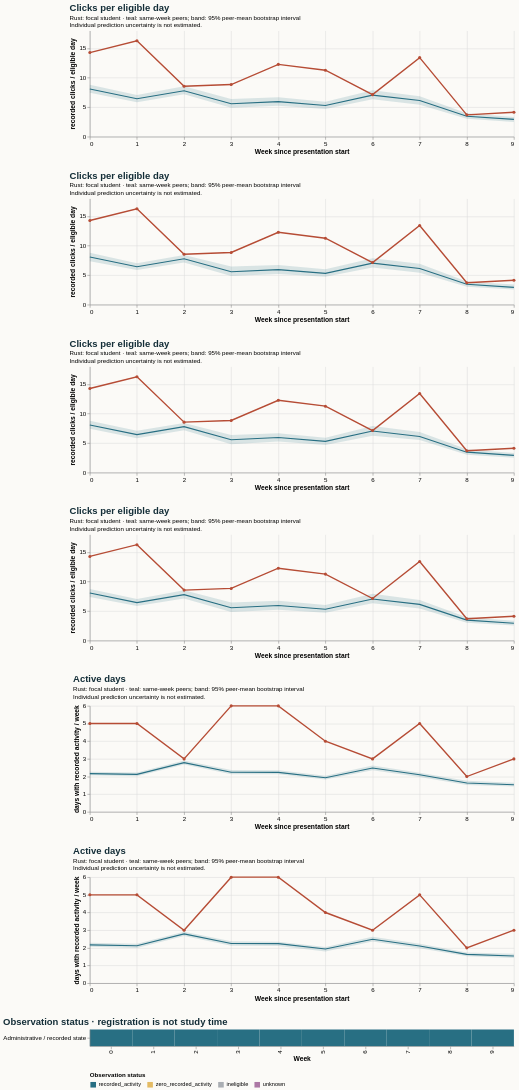

Here is the Vega-Lite specification saved for this chart:
### Vega-Lite specification from a JSON file in a GitHub repository (floating-point values rounded to 4 significant figures)
{"$schema": "https://vega.github.io/schema/vega-lite/v5.20.1.json", "config": {"axis": {"labelFontSize": 11, "titleFontSize": 12}, "background": "#fbfaf7", "font": "sans-serif", "title": {"anchor": "start", "color": "#142e38", "fontSize": 17, "subtitleFontSize": 11}, "view": {"continuousHeight": 300, "continuousWidth": 300, "stroke": null}}, "datasets": {"data-13d65f5544bf1d2fee87d9dfb13396ea": [{"end_day": 6, "focal_value": 14.29, "peer_ci_high": 8.806, "peer_ci_low": 7.436, "peer_mean": 8.09, "peer_observations": 1167, "peer_people": 1167, "reference": "early_stage", "unit": "recorded clicks / eligible day", "week": 0}, {"end_day": 13, "focal_value": 16.29, "peer_ci_high": 7.13, "peer_ci_low": 5.848, "peer_mean": 6.449, "peer_observations": 1159, "peer_people": 1159, "reference": "early_stage", "unit": "recorded clicks / eligible day", "week": 1}, {"end_day": 20, "focal_value": 8.571, "peer_ci_high": 8.412, "peer_ci_low": 7.202, "peer_mean": 7.8, "peer_observations": 1140, "peer_people": 1140, "reference": "early_stage", "unit": "recorded clicks / eligible day", "week": 2}, {"end_day": 27, "focal_value": 8.857, "peer_ci_high": 6.398, "peer_ci_low": 4.801, "peer_mean": 5.586, "peer_observations": 1132, "peer_people": 1132, "reference": "early_stage", "unit": "recorded clicks / eligible day", "week": 3}, {"end_day": 34, "focal_value": 12.29, "peer_ci_high": 6.688, "peer_ci_low": 5.265, "peer_mean": 5.952, "peer_observations": 1093, "peer_people": 1093, "reference": "early_stage", "unit": "recorded clicks / eligible day", "week": 4}, {"end_day": 41, "focal_value": 11.29, "peer_ci_high": 5.936, "peer_ci_low": 4.71, "peer_mean": 5.31, "peer_observations": 1086, "peer_people": 1086, "reference": "early_stage", "unit": "recorded clicks / eligible day", "week": 5}, {"end_day": 48, "focal_value": 7.143, "peer_ci_high": 7.92, "peer_ci_low": 6.275, "peer_mean": 7.057, "peer_observations": 1075, "peer_people": 1075, "reference": "early_stage", "unit": "recorded clicks / eligible day", "week": 6}, {"end_day": 55, "focal_value": 13.43, "peer_ci_high": 6.902, "peer_ci_low": 5.522, "peer_mean": 6.139, "peer_observations": 1059, "peer_people": 1059, "reference": "early_stage", "unit": "recorded clicks / eligible day", "week": 7}, {"end_day": 62, "focal_value": 3.714, "peer_ci_high": 3.988, "peer_ci_low": 3.037, "peer_mean": 3.471, "peer_observations": 1049, "peer_people": 1049, "reference": "early_stage", "unit": "recorded clicks / eligible day", "week": 8}, {"end_day": 69, "focal_value": 4.143, "peer_ci_high": 3.338, "peer_ci_low": 2.534, "peer_mean": 2.935, "peer_observations": 1032, "peer_people": 1032, "reference": "early_stage", "unit": "recorded clicks / eligible day", "week": 9}], "data-382f03a14b7aa27d317f864f137d63c4": [{"eligible_days": 7.0, "end_day": 6, "logging_completeness": "unknown", "observation_status": "recorded_activity", "row": "Administrative / recorded state", "score_status": "withheld_release_time_unknown", "start_day": 0, "value": 14.29, "week": 0}, {"eligible_days": 7.0, "end_day": 13, "logging_completeness": "unknown", "observation_status": "recorded_activity", "row": "Administrative / recorded state", "score_status": "withheld_release_time_unknown", "start_day": 7, "value": 16.29, "week": 1}, {"eligible_days": 7.0, "end_day": 20, "logging_completeness": "unknown", "observation_status": "recorded_activity", "row": "Administrative / recorded state", "score_status": "withheld_release_time_unknown", "start_day": 14, "value": 8.571, "week": 2}, {"eligible_days": 7.0, "end_day": 27, "logging_completeness": "unknown", "observation_status": "recorded_activity", "row": "Administrative / recorded state", "score_status": "withheld_release_time_unknown", "start_day": 21, "value": 8.857, "week": 3}, {"eligible_days": 7.0, "end_day": 34, "logging_completeness": "unknown", "observation_status": "recorded_activity", "row": "Administrative / recorded state", "score_status": "withheld_release_time_unknown", "start_day": 28, "value": 12.29, "week": 4}, {"eligible_days": 7.0, "end_day": 41, "logging_completeness": "unknown", "observation_status": "recorded_activity", "row": "Administrative / recorded state", "score_status": "withheld_release_time_unknown", "start_day": 35, "value": 11.29, "week": 5}, {"eligible_days": 7.0, "end_day": 48, "logging_completeness": "unknown", "observation_status": "recorded_activity", "row": "Administrative / recorded state", "score_status": "withheld_release_time_unknown", "start_day": 42, "value": 7.143, "week": 6}, {"eligible_days": 7.0, "end_day": 55, "logging_completeness": "unknown", "observation_status": "recorded_activity", "row": "Administrative / recorded state", "score_status": "withheld_release_time_unknown", "start_day": 49, "value": 13.43, "week": 7}, {"eligible_days": 7.0, "end_day": 62, "logging_completeness": "unknown", "observation_status": "recorded_activity", "row": "Administrative / recorded state", "score_status": "withheld_release_time_unknown", "start_day": 56, "value": 3.714, "week": 8}, {"eligible_days": 7.0, "end_day": 69, "logging_completeness": "unknown", "observation_status": "recorded_activity", "row": "Administrative / recorded state", "score_status": "withheld_release_time_unknown", "start_day": 63, "value": 4.143, "week": 9}], "data-4da247fdde78c35623faa2536c05aeee": [{"end_day": 6, "focal_value": 5.0, "peer_ci_high": 2.286, "peer_ci_low": 2.061, "peer_mean": 2.168, "peer_observations": 1167, "peer_people": 1167, "reference": "course", "unit": "days with recorded activity / week", "week": 0}, {"end_day": 13, "focal_value": 5.0, "peer_ci_high": 2.238, "peer_ci_low": 1.998, "peer_mean": 2.123, "peer_observations": 1159, "peer_people": 1159, "reference": "course", "unit": "days with recorded activity / week", "week": 1}, {"end_day": 20, "focal_value": 3.0, "peer_ci_high": 2.917, "peer_ci_low": 2.676, "peer_mean": 2.789, "peer_observations": 1140, "peer_people": 1140, "reference": "course", "unit": "days with recorded activity / week", "week": 2}, {"end_day": 27, "focal_value": 6.0, "peer_ci_high": 2.379, "peer_ci_low": 2.116, "peer_mean": 2.246, "peer_observations": 1132, "peer_people": 1132, "reference": "course", "unit": "days with recorded activity / week", "week": 3}, {"end_day": 34, "focal_value": 6.0, "peer_ci_high": 2.349, "peer_ci_low": 2.107, "peer_mean": 2.237, "peer_observations": 1093, "peer_people": 1093, "reference": "course", "unit": "days with recorded activity / week", "week": 4}, {"end_day": 41, "focal_value": 4.0, "peer_ci_high": 2.052, "peer_ci_low": 1.801, "peer_mean": 1.936, "peer_observations": 1086, "peer_people": 1086, "reference": "course", "unit": "days with recorded activity / week", "week": 5}, {"end_day": 48, "focal_value": 3.0, "peer_ci_high": 2.623, "peer_ci_low": 2.366, "peer_mean": 2.486, "peer_observations": 1075, "peer_people": 1075, "reference": "course", "unit": "days with recorded activity / week", "week": 6}, {"end_day": 55, "focal_value": 5.0, "peer_ci_high": 2.231, "peer_ci_low": 1.975, "peer_mean": 2.104, "peer_observations": 1059, "peer_people": 1059, "reference": "course", "unit": "days with recorded activity / week", "week": 7}, {"end_day": 62, "focal_value": 2.0, "peer_ci_high": 1.738, "peer_ci_low": 1.519, "peer_mean": 1.634, "peer_observations": 1049, "peer_people": 1049, "reference": "course", "unit": "days with recorded activity / week", "week": 8}, {"end_day": 69, "focal_value": 3.0, "peer_ci_high": 1.662, "peer_ci_low": 1.428, "peer_mean": 1.54, "peer_observations": 1032, "peer_people": 1032, "reference": "course", "unit": "days with recorded activity / week", "week": 9}], "data-569241109099a733b69a9587450f429e": [{"end_day": 6, "focal_value": 14.29, "peer_ci_high": 8.801, "peer_ci_low": 7.454, "peer_mean": 8.09, "peer_observations": 1167, "peer_people": 1167, "reference": "course", "unit": "recorded clicks / eligible day", "week": 0}, {"end_day": 13, "focal_value": 16.29, "peer_ci_high": 7.079, "peer_ci_low": 5.849, "peer_mean": 6.449, "peer_observations": 1159, "peer_people": 1159, "reference": "course", "unit": "recorded clicks / eligible day", "week": 1}, {"end_day": 20, "focal_value": 8.571, "peer_ci_high": 8.555, "peer_ci_low": 7.193, "peer_mean": 7.8, "peer_observations": 1140, "peer_people": 1140, "reference": "course", "unit": "recorded clicks / eligible day", "week": 2}, {"end_day": 27, "focal_value": 8.857, "peer_ci_high": 6.404, "peer_ci_low": 4.925, "peer_mean": 5.586, "peer_observations": 1132, "peer_people": 1132, "reference": "course", "unit": "recorded clicks / eligible day", "week": 3}, {"end_day": 34, "focal_value": 12.29, "peer_ci_high": 6.708, "peer_ci_low": 5.275, "peer_mean": 5.952, "peer_observations": 1093, "peer_people": 1093, "reference": "course", "unit": "recorded clicks / eligible day", "week": 4}, {"end_day": 41, "focal_value": 11.29, "peer_ci_high": 5.928, "peer_ci_low": 4.696, "peer_mean": 5.31, "peer_observations": 1086, "peer_people": 1086, "reference": "course", "unit": "recorded clicks / eligible day", "week": 5}, {"end_day": 48, "focal_value": 7.143, "peer_ci_high": 7.893, "peer_ci_low": 6.363, "peer_mean": 7.057, "peer_observations": 1075, "peer_people": 1075, "reference": "course", "unit": "recorded clicks / eligible day", "week": 6}, {"end_day": 55, "focal_value": 13.43, "peer_ci_high": 6.865, "peer_ci_low": 5.423, "peer_mean": 6.139, "peer_observations": 1059, "peer_people": 1059, "reference": "course", "unit": "recorded clicks / eligible day", "week": 7}, {"end_day": 62, "focal_value": 3.714, "peer_ci_high": 3.986, "peer_ci_low": 3.035, "peer_mean": 3.471, "peer_observations": 1049, "peer_people": 1049, "reference": "course", "unit": "recorded clicks / eligible day", "week": 8}, {"end_day": 69, "focal_value": 4.143, "peer_ci_high": 3.362, "peer_ci_low": 2.501, "peer_mean": 2.935, "peer_observations": 1032, "peer_people": 1032, "reference": "course", "unit": "recorded clicks / eligible day", "week": 9}], "data-a6a0f4b70ffad781f44b88fe3320a318": [{"end_day": 6, "focal_value": 5.0, "peer_ci_high": 2.269, "peer_ci_low": 2.071, "peer_mean": 2.168, "peer_observations": 1167, "peer_people": 1167, "reference": "course", "unit": "days with recorded activity / week", "week": 0}, {"end_day": 13, "focal_value": 5.0, "peer_ci_high": 2.226, "peer_ci_low": 2.021, "peer_mean": 2.123, "peer_observations": 1159, "peer_people": 1159, "reference": "course", "unit": "days with recorded activity / week", "week": 1}, {"end_day": 20, "focal_value": 3.0, "peer_ci_high": 2.904, "peer_ci_low": 2.676, "peer_mean": 2.789, "peer_observations": 1140, "peer_people": 1140, "reference": "course", "unit": "days with recorded activity / week", "week": 2}, {"end_day": 27, "focal_value": 6.0, "peer_ci_high": 2.377, "peer_ci_low": 2.129, "peer_mean": 2.246, "peer_observations": 1132, "peer_people": 1132, "reference": "course", "unit": "days with recorded activity / week", "week": 3}, {"end_day": 34, "focal_value": 6.0, "peer_ci_high": 2.359, "peer_ci_low": 2.128, "peer_mean": 2.237, "peer_observations": 1093, "peer_people": 1093, "reference": "course", "unit": "days with recorded activity / week", "week": 4}, {"end_day": 41, "focal_value": 4.0, "peer_ci_high": 2.048, "peer_ci_low": 1.831, "peer_mean": 1.936, "peer_observations": 1086, "peer_people": 1086, "reference": "course", "unit": "days with recorded activity / week", "week": 5}, {"end_day": 48, "focal_value": 3.0, "peer_ci_high": 2.622, "peer_ci_low": 2.361, "peer_mean": 2.486, "peer_observations": 1075, "peer_people": 1075, "reference": "course", "unit": "days with recorded activity / week", "week": 6}, {"end_day": 55, "focal_value": 5.0, "peer_ci_high": 2.215, "peer_ci_low": 1.97, "peer_mean": 2.104, "peer_observations": 1059, "peer_people": 1059, "reference": "course", "unit": "days with recorded activity / week", "week": 7}, {"end_day": 62, "focal_value": 2.0, "peer_ci_high": 1.766, "peer_ci_low": 1.519, "peer_mean": 1.634, "peer_observations": 1049, "peer_people": 1049, "reference": "course", "unit": "days with recorded activity / week", "week": 8}, {"end_day": 69, "focal_value": 3.0, "peer_ci_high": 1.648, "peer_ci_low": 1.439, "peer_mean": 1.54, "peer_observations": 1032, "peer_people": 1032, "reference": "course", "unit": "days with recorded activity / week", "week": 9}], "data-c0c464b36f59e1d13e814ef80895f92f": [{"end_day": 6, "focal_value": 14.29, "peer_ci_high": 8.808, "peer_ci_low": 7.353, "peer_mean": 8.09, "peer_observations": 1167, "peer_people": 1167, "reference": "course", "unit": "recorded clicks / eligible day", "week": 0}, {"end_day": 13, "focal_value": 16.29, "peer_ci_high": 7.047, "peer_ci_low": 5.884, "peer_mean": 6.449, "peer_observations": 1159, "peer_people": 1159, "reference": "course", "unit": "recorded clicks / eligible day", "week": 1}, {"end_day": 20, "focal_value": 8.571, "peer_ci_high": 8.444, "peer_ci_low": 7.147, "peer_mean": 7.8, "peer_observations": 1140, "peer_people": 1140, "reference": "course", "unit": "recorded clicks / eligible day", "week": 2}, {"end_day": 27, "focal_value": 8.857, "peer_ci_high": 6.462, "peer_ci_low": 4.85, "peer_mean": 5.586, "peer_observations": 1132, "peer_people": 1132, "reference": "course", "unit": "recorded clicks / eligible day", "week": 3}, {"end_day": 34, "focal_value": 12.29, "peer_ci_high": 6.756, "peer_ci_low": 5.221, "peer_mean": 5.952, "peer_observations": 1093, "peer_people": 1093, "reference": "course", "unit": "recorded clicks / eligible day", "week": 4}, {"end_day": 41, "focal_value": 11.29, "peer_ci_high": 6.017, "peer_ci_low": 4.724, "peer_mean": 5.31, "peer_observations": 1086, "peer_people": 1086, "reference": "course", "unit": "recorded clicks / eligible day", "week": 5}, {"end_day": 48, "focal_value": 7.143, "peer_ci_high": 7.864, "peer_ci_low": 6.324, "peer_mean": 7.057, "peer_observations": 1075, "peer_people": 1075, "reference": "course", "unit": "recorded clicks / eligible day", "week": 6}, {"end_day": 55, "focal_value": 13.43, "peer_ci_high": 6.932, "peer_ci_low": 5.399, "peer_mean": 6.139, "peer_observations": 1059, "peer_people": 1059, "reference": "course", "unit": "recorded clicks / eligible day", "week": 7}, {"end_day": 62, "focal_value": 3.714, "peer_ci_high": 3.949, "peer_ci_low": 3.034, "peer_mean": 3.471, "peer_observations": 1049, "peer_people": 1049, "reference": "course", "unit": "recorded clicks / eligible day", "week": 8}, {"end_day": 69, "focal_value": 4.143, "peer_ci_high": 3.422, "peer_ci_low": 2.568, "peer_mean": 2.935, "peer_observations": 1032, "peer_people": 1032, "reference": "course", "unit": "recorded clicks / eligible day", "week": 9}], "data-c69af45ded6057f424854f2ba9c50d60": [{"end_day": 6, "focal_value": 14.29, "peer_ci_high": 8.759, "peer_ci_low": 7.387, "peer_mean": 8.09, "peer_observations": 1167, "peer_people": 1167, "reference": "early_stage", "unit": "recorded clicks / eligible day", "week": 0}, {"end_day": 13, "focal_value": 16.29, "peer_ci_high": 7.068, "peer_ci_low": 5.856, "peer_mean": 6.449, "peer_observations": 1159, "peer_people": 1159, "reference": "early_stage", "unit": "recorded clicks / eligible day", "week": 1}, {"end_day": 20, "focal_value": 8.571, "peer_ci_high": 8.545, "peer_ci_low": 7.137, "peer_mean": 7.8, "peer_observations": 1140, "peer_people": 1140, "reference": "early_stage", "unit": "recorded clicks / eligible day", "week": 2}, {"end_day": 27, "focal_value": 8.857, "peer_ci_high": 6.461, "peer_ci_low": 4.866, "peer_mean": 5.586, "peer_observations": 1132, "peer_people": 1132, "reference": "early_stage", "unit": "recorded clicks / eligible day", "week": 3}, {"end_day": 34, "focal_value": 12.29, "peer_ci_high": 6.774, "peer_ci_low": 5.249, "peer_mean": 5.952, "peer_observations": 1093, "peer_people": 1093, "reference": "early_stage", "unit": "recorded clicks / eligible day", "week": 4}, {"end_day": 41, "focal_value": 11.29, "peer_ci_high": 6.024, "peer_ci_low": 4.705, "peer_mean": 5.31, "peer_observations": 1086, "peer_people": 1086, "reference": "early_stage", "unit": "recorded clicks / eligible day", "week": 5}, {"end_day": 48, "focal_value": 7.143, "peer_ci_high": 7.933, "peer_ci_low": 6.328, "peer_mean": 7.057, "peer_observations": 1075, "peer_people": 1075, "reference": "early_stage", "unit": "recorded clicks / eligible day", "week": 6}, {"end_day": 55, "focal_value": 13.43, "peer_ci_high": 6.878, "peer_ci_low": 5.448, "peer_mean": 6.139, "peer_observations": 1059, "peer_people": 1059, "reference": "early_stage", "unit": "recorded clicks / eligible day", "week": 7}, {"end_day": 62, "focal_value": 3.714, "peer_ci_high": 3.98, "peer_ci_low": 3.019, "peer_mean": 3.471, "peer_observations": 1049, "peer_people": 1049, "reference": "early_stage", "unit": "recorded clicks / eligible day", "week": 8}, {"end_day": 69, "focal_value": 4.143, "peer_ci_high": 3.387, "peer_ci_low": 2.564, "peer_mean": 2.935, "peer_observations": 1032, "peer_people": 1032, "reference": "early_stage", "unit": "recorded clicks / eligible day", "week": 9}]}, "resolve": {"scale": {"color": "independent"}}, "spacing": 28, "vconcat": [{"data": {"name": "data-569241109099a733b69a9587450f429e"}, "height": 190, "layer": [{"encoding": {"x": {"axis": {"tickMinStep": 1}, "field": "week", "title": "Week since presentation start", "type": "quantitative"}, "y": {"field": "peer_ci_low", "scale": {"zero": true}, "title": "recorded clicks / eligible day", "type": "quantitative"}, "y2": {"field": "peer_ci_high"}}, "mark": {"color": "#286f83", "opacity": 0.16, "type": "area"}}, {"encoding": {"tooltip": [{"field": "week", "type": "quantitative"}, {"field": "peer_mean", "type": "quantitative"}, {"field": "peer_people", "type": "quantitative"}, {"field": "peer_observations", "type": "quantitative"}], "x": {"field": "week", "type": "quantitative"}, "y": {"field": "peer_mean", "type": "quantitative"}}, "mark": {"color": "#286f83", "strokeWidth": 2, "type": "line"}}, {"encoding": {"tooltip": [{"field": "week", "type": "quantitative"}, {"field": "focal_value", "type": "quantitative"}], "x": {"field": "week", "type": "quantitative"}, "y": {"field": "focal_value", "type": "quantitative"}}, "mark": {"color": "#b64c35", "point": {"color": "#b64c35"}, "strokeWidth": 2.5, "type": "line"}}], "title": {"subtitle": ["Rust: focal student · teal: same-week peers; band: 95% peer-mean bootstrap interval", "Individual prediction uncertainty is not estimated."], "text": "Clicks per eligible day"}, "width": 760}, {"data": {"name": "data-c0c464b36f59e1d13e814ef80895f92f"}, "height": 190, "layer": [{"encoding": {"x": {"axis": {"tickMinStep": 1}, "field": "week", "title": "Week since presentation start", "type": "quantitative"}, "y": {"field": "peer_ci_low", "scale": {"zero": true}, "title": "recorded clicks / eligible day", "type": "quantitative"}, "y2": {"field": "peer_ci_high"}}, "mark": {"color": "#286f83", "opacity": 0.16, "type": "area"}}, {"encoding": {"tooltip": [{"field": "week", "type": "quantitative"}, {"field": "peer_mean", "type": "quantitative"}, {"field": "peer_people", "type": "quantitative"}, {"field": "peer_observations", "type": "quantitative"}], "x": {"field": "week", "type": "quantitative"}, "y": {"field": "peer_mean", "type": "quantitative"}}, "mark": {"color": "#286f83", "strokeWidth": 2, "type": "line"}}, {"encoding": {"tooltip": [{"field": "week", "type": "quantitative"}, {"field": "focal_value", "type": "quantitative"}], "x": {"field": "week", "type": "quantitative"}, "y": {"field": "focal_value", "type": "quantitative"}}, "mark": {"color": "#b64c35", "point": {"color": "#b64c35"}, "strokeWidth": 2.5, "type": "line"}}], "title": {"subtitle": ["Rust: focal student · teal: same-week peers; band: 95% peer-mean bootstrap interval", "Individual prediction uncertainty is not estimated."], "text": "Clicks per eligible day"}, "width": 760}, {"data": {"name": "data-13d65f5544bf1d2fee87d9dfb13396ea"}, "height": 190, "layer": [{"encoding": {"x": {"axis": {"tickMinStep": 1}, "field": "week", "title": "Week since presentation start", "type": "quantitative"}, "y": {"field": "peer_ci_low", "scale": {"zero": true}, "title": "recorded clicks / eligible day", "type": "quantitative"}, "y2": {"field": "peer_ci_high"}}, "mark": {"color": "#286f83", "opacity": 0.16, "type": "area"}}, {"encoding": {"tooltip": [{"field": "week", "type": "quantitative"}, {"field": "peer_mean", "type": "quantitative"}, {"field": "peer_people", "type": "quantitative"}, {"field": "peer_observations", "type": "quantitative"}], "x": {"field": "week", "type": "quantitative"}, "y": {"field": "peer_mean", "type": "quantitative"}}, "mark": {"color": "#286f83", "strokeWidth": 2, "type": "line"}}, {"encoding": {"tooltip": [{"field": "week", "type": "quantitative"}, {"field": "focal_value", "type": "quantitative"}], "x": {"field": "week", "type": "quantitative"}, "y": {"field": "focal_value", "type": "quantitative"}}, "mark": {"color": "#b64c35", "point": {"color": "#b64c35"}, "strokeWidth": 2.5, "type": "line"}}], "title": {"subtitle": ["Rust: focal student · teal: same-week peers; band: 95% peer-mean bootstrap interval", "Individual prediction uncertainty is not estimated."], "text": "Clicks per eligible day"}, "width": 760}, {"data": {"name": "data-c69af45ded6057f424854f2ba9c50d60"}, "height": 190, "layer": [{"encoding": {"x": {"axis": {"tickMinStep": 1}, "field": "week", "title": "Week since presentation start", "type": "quantitative"}, "y": {"field": "peer_ci_low", "scale": {"zero": true}, "title": "recorded clicks / eligible day", "type": "quantitative"}, "y2": {"field": "peer_ci_high"}}, "mark": {"color": "#286f83", "opacity": 0.16, "type": "area"}}, {"encoding": {"tooltip": [{"field": "week", "type": "quantitative"}, {"field": "peer_mean", "type": "quantitative"}, {"field": "peer_people", "type": "quantitative"}, {"field": "peer_observations", "type": "quantitative"}], "x": {"field": "week", "type": "quantitative"}, "y": {"field": "peer_mean", "type": "quantitative"}}, "mark": {"color": "#286f83", "strokeWidth": 2, "type": "line"}}, {"encoding": {"tooltip": [{"field": "week", "type": "quantitative"}, {"field": "focal_value", "type": "quantitative"}], "x": {"field": "week", "type": "quantitative"}, "y": {"field": "focal_value", "type": "quantitative"}}, "mark": {"color": "#b64c35", "point": {"color": "#b64c35"}, "strokeWidth": 2.5, "type": "line"}}], "title": {"subtitle": ["Rust: focal student · teal: same-week peers; band: 95% peer-mean bootstrap interval", "Individual prediction uncertainty is not estimated."], "text": "Clicks per eligible day"}, "width": 760}, {"data": {"name": "data-a6a0f4b70ffad781f44b88fe3320a318"}, "height": 190, "layer": [{"encoding": {"x": {"axis": {"tickMinStep": 1}, "field": "week", "title": "Week since presentation start", "type": "quantitative"}, "y": {"field": "peer_ci_low", "scale": {"zero": true}, "title": "days with recorded activity / week", "type": "quantitative"}, "y2": {"field": "peer_ci_high"}}, "mark": {"color": "#286f83", "opacity": 0.16, "type": "area"}}, {"encoding": {"tooltip": [{"field": "week", "type": "quantitative"}, {"field": "peer_mean", "type": "quantitative"}, {"field": "peer_people", "type": "quantitative"}, {"field": "peer_observations", "type": "quantitative"}], "x": {"field": "week", "type": "quantitative"}, "y": {"field": "peer_mean", "type": "quantitative"}}, "mark": {"color": "#286f83", "strokeWidth": 2, "type": "line"}}, {"encoding": {"tooltip": [{"field": "week", "type": "quantitative"}, {"field": "focal_value", "type": "quantitative"}], "x": {"field": "week", "type": "quantitative"}, "y": {"field": "focal_value", "type": "quantitative"}}, "mark": {"color": "#b64c35", "point": {"color": "#b64c35"}, "strokeWidth": 2.5, "type": "line"}}], "title": {"subtitle": ["Rust: focal student · teal: same-week peers; band: 95% peer-mean bootstrap interval", "Individual prediction uncertainty is not estimated."], "text": "Active days"}, "width": 760}, {"data": {"name": "data-4da247fdde78c35623faa2536c05aeee"}, "height": 190, "layer": [{"encoding": {"x": {"axis": {"tickMinStep": 1}, "field": "week", "title": "Week since presentation start", "type": "quantitative"}, "y": {"field": "peer_ci_low", "scale": {"zero": true}, "title": "days with recorded activity / week", "type": "quantitative"}, "y2": {"field": "peer_ci_high"}}, "mark": {"color": "#286f83", "opacity": 0.16, "type": "area"}}, {"encoding": {"tooltip": [{"field": "week", "type": "quantitative"}, {"field": "peer_mean", "type": "quantitative"}, {"field": "peer_people", "type": "quantitative"}, {"field": "peer_observations", "type": "quantitative"}], "x": {"field": "week", "type": "quantitative"}, "y": {"field": "peer_mean", "type": "quantitative"}}, "mark": {"color": "#286f83", "strokeWidth": 2, "type": "line"}}, {"encoding": {"tooltip": [{"field": "week", "type": "quantitative"}, {"field": "focal_value", "type": "quantitative"}], "x": {"field": "week", "type": "quantitative"}, "y": {"field": "focal_value", "type": "quantitative"}}, "mark": {"color": "#b64c35", "point": {"color": "#b64c35"}, "strokeWidth": 2.5, "type": "line"}}], "title": {"subtitle": ["Rust: focal student · teal: same-week peers; band: 95% peer-mean bootstrap interval", "Individual prediction uncertainty is not estimated."], "text": "Active days"}, "width": 760}, {"data": {"name": "data-382f03a14b7aa27d317f864f137d63c4"}, "encoding": {"color": {"field": "observation_status", "legend": {"labelLimit": 260, "orient": "bottom"}, "scale": {"domain": ["recorded_activity", "zero_recorded_activity", "ineligible", "unknown"], "range": ["#286f83", "#e4bb64", "#aaaeb3", "#ac78a5"]}, "title": "Observation status", "type": "nominal"}, "tooltip": [{"field": "week", "type": "quantitative"}, {"field": "eligible_days", "type": "quantitative"}, {"field": "observation_status", "type": "nominal"}, {"field": "logging_completeness", "type": "nominal"}], "x": {"field": "week", "title": "Week", "type": "ordinal"}, "y": {"field": "row", "title": null, "type": "nominal"}}, "height": 30, "mark": {"type": "rect"}, "title": "Observation status · registration is not study time", "width": 760}]}
